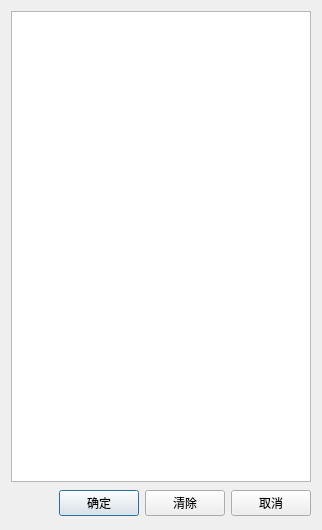
<?xml version="1.0" encoding="UTF-8"?>
<ui version="4.0">
 <class>PickTreeUI</class>
 <widget class="QDialog" name="PickTreeUI">
  <property name="geometry">
   <rect>
    <x>0</x>
    <y>0</y>
    <width>322</width>
    <height>530</height>
   </rect>
  </property>
  <property name="windowTitle">
   <string>选点</string>
  </property>
  <layout class="QVBoxLayout" name="verticalLayout">
   <item>
    <widget class="QTreeView" name="treeView"/>
   </item>
   <item>
    <layout class="QHBoxLayout">
     <property name="spacing">
      <number>6</number>
     </property>
     <property name="margin">
      <number>0</number>
     </property>
     <item>
      <spacer>
       <property name="orientation">
        <enum>Qt::Horizontal</enum>
       </property>
       <property name="sizeHint" stdset="0">
        <size>
         <width>131</width>
         <height>31</height>
        </size>
       </property>
      </spacer>
     </item>
     <item>
      <widget class="QPushButton" name="okButton">
       <property name="text">
        <string>确定</string>
       </property>
      </widget>
     </item>
     <item>
      <widget class="QPushButton" name="clearButton">
       <property name="text">
        <string>清除</string>
       </property>
      </widget>
     </item>
     <item>
      <widget class="QPushButton" name="cancelButton">
       <property name="text">
        <string>取消</string>
       </property>
      </widget>
     </item>
    </layout>
   </item>
  </layout>
 </widget>
 <resources/>
 <connections>
  <connection>
   <sender>okButton</sender>
   <signal>clicked()</signal>
   <receiver>PickTreeUI</receiver>
   <slot>accept()</slot>
   <hints>
    <hint type="sourcelabel">
     <x>278</x>
     <y>253</y>
    </hint>
    <hint type="destinationlabel">
     <x>96</x>
     <y>254</y>
    </hint>
   </hints>
  </connection>
  <connection>
   <sender>cancelButton</sender>
   <signal>clicked()</signal>
   <receiver>PickTreeUI</receiver>
   <slot>reject()</slot>
   <hints>
    <hint type="sourcelabel">
     <x>369</x>
     <y>253</y>
    </hint>
    <hint type="destinationlabel">
     <x>179</x>
     <y>282</y>
    </hint>
   </hints>
  </connection>
 </connections>
</ui>
